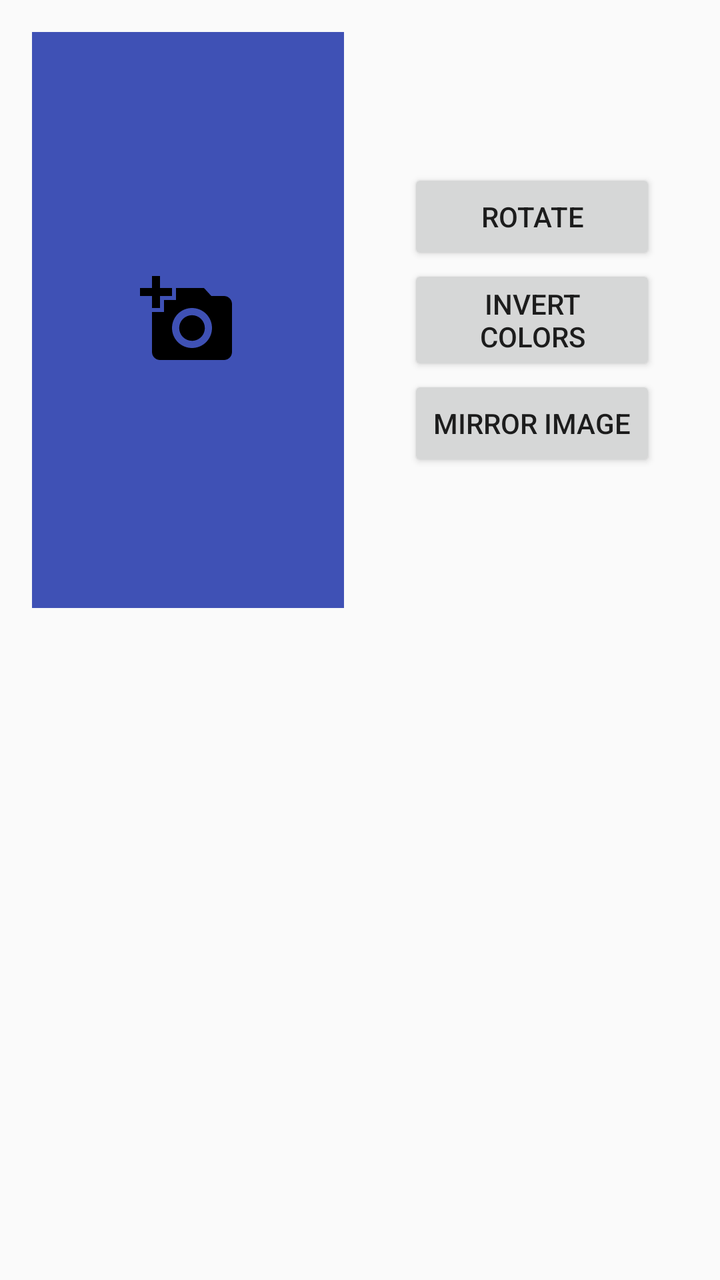
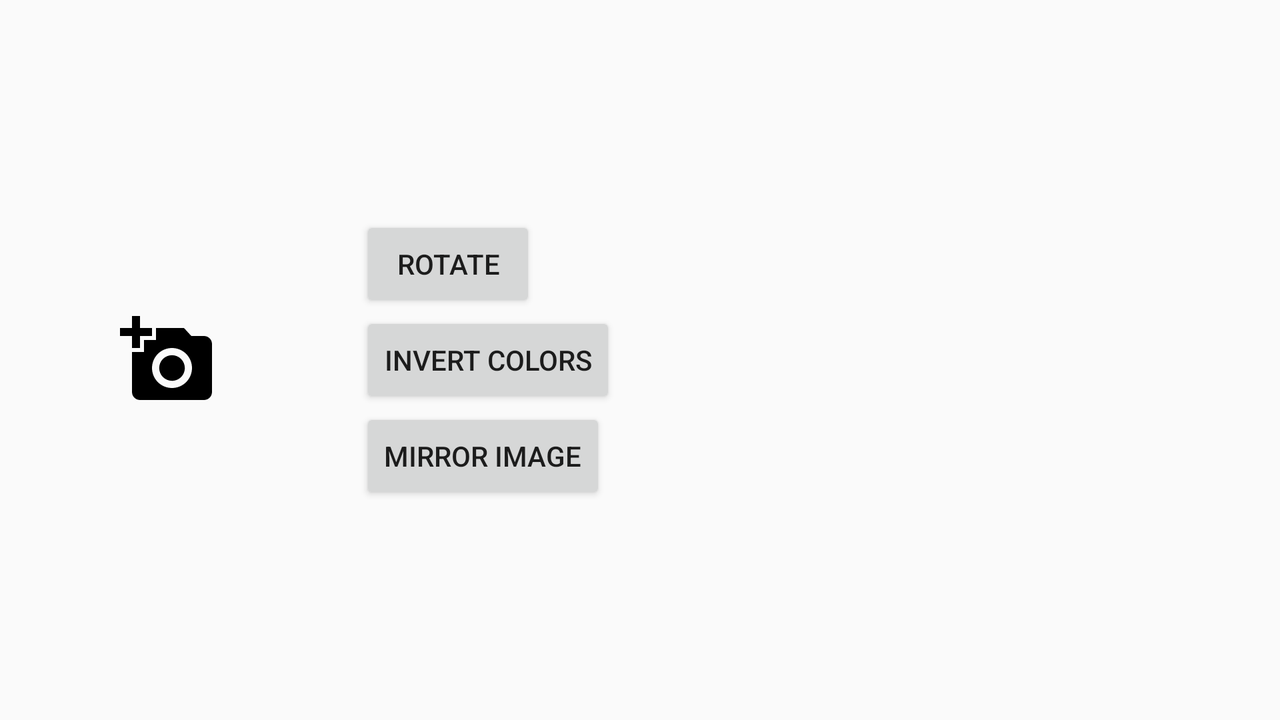

An Android layout and its configuration variant, each rendered on a device that would load it. The default file and the variant file are quoted in full after the pictures.
<!-- AndroidManifest.xml: application theme AppTheme -->
<!-- res/layout/fragment_main.xml -->
<?xml version="1.0" encoding="utf-8"?>
<layout xmlns:android="http://schemas.android.com/apk/res/android"
    xmlns:app="http://schemas.android.com/apk/res-auto">

    <LinearLayout
        android:layout_width="match_parent"
        android:layout_height="match_parent"
        android:orientation="vertical">

        <LinearLayout
            android:id="@+id/buttons_block"
            android:layout_width="match_parent"
            android:layout_height="0dp"
            android:layout_weight="1"
            android:gravity="center"
            android:orientation="horizontal"
            android:padding="@dimen/activity_horizontal_margin">

            <FrameLayout
                android:id="@+id/image_container"
                android:layout_width="0dp"
                android:layout_height="match_parent"
                android:layout_gravity="center_vertical"
                android:layout_marginEnd="@dimen/activity_horizontal_margin"
                android:layout_weight="1"
                android:background="@color/colorPrimary">

                <ImageButton
                    android:id="@+id/fragment_main_btn_exif"
                    style="@style/img_button_source"
                    android:layout_gravity="top|end"
                    android:contentDescription="@string/fragment_main_exif"
                    app:srcCompat="@drawable/ic_info" />

                <ImageButton
                    android:id="@+id/add_image_button"
                    style="@style/img_button_source"
                    android:layout_gravity="center"
                    android:contentDescription="@string/fragment_main_add_image"
                    app:srcCompat="@drawable/ic_add_a_photo" />

                <ImageView
                    android:id="@+id/main_image"
                    android:layout_width="match_parent"
                    android:layout_height="match_parent"
                    android:scaleType="centerInside" />
            </FrameLayout>

            <RelativeLayout
                android:layout_width="0dp"
                android:layout_height="match_parent"
                android:layout_weight="1"
                android:gravity="center"
                android:padding="@dimen/activity_horizontal_margin">

                <Button
                    android:id="@+id/fragment_main_btn_rotate"
                    android:layout_width="match_parent"
                    android:layout_height="wrap_content"
                    android:layout_above="@+id/fragment_main_btn_invert_colors"
                    android:text="@string/fragment_main_rotate" />

                <Button
                    android:id="@+id/fragment_main_btn_invert_colors"
                    android:layout_width="match_parent"
                    android:layout_height="wrap_content"
                    android:layout_centerVertical="true"
                    android:text="@string/fragment_main_invert_colors" />

                <Button
                    android:id="@+id/fragment_main_btn_mirror_image"
                    android:layout_width="match_parent"
                    android:layout_height="wrap_content"
                    android:layout_below="@+id/fragment_main_btn_invert_colors"
                    android:text="@string/fragment_main_mirror_image" />
            </RelativeLayout>
        </LinearLayout>

        <android.support.v7.widget.RecyclerView
            android:id="@+id/fragment_main_rv"
            android:layout_width="match_parent"
            android:layout_height="0dp"
            android:layout_weight="1" />

    </LinearLayout>
</layout>
<!-- resources referenced by this layout -->
<resources>
  <color name="colorPrimary">#3F51B5</color>
  <dimen name="activity_horizontal_margin">16dp</dimen>
  <!-- drawable ic_add_a_photo (drawable) -->
  <vector xmlns:android="http://schemas.android.com/apk/res/android"
      android:width="48dp"
      android:height="48dp"
      android:viewportHeight="24.0"
      android:viewportWidth="24.0">
      <path
          android:fillColor="#FF000000"
          android:pathData="M3,4L3,1h2v3h3v2L5,6v3L3,9L3,6L0,6L0,4h3zM6,10L6,7h3L9,4h7l1.83,2L21,6c1.1,0 2,0.9 2,2v12c0,1.1 -0.9,2 -2,2L5,22c-1.1,0 -2,-0.9 -2,-2L3,10h3zM13,19c2.76,0 5,-2.24 5,-5s-2.24,-5 -5,-5 -5,2.24 -5,5 2.24,5 5,5zM9.8,14c0,1.77 1.43,3.2 3.2,3.2s3.2,-1.43 3.2,-3.2 -1.43,-3.2 -3.2,-3.2 -3.2,1.43 -3.2,3.2z" />
  </vector>
  <string name="fragment_main_add_image">Add image</string>
  <string name="fragment_main_exif">EXIF</string>
  <string name="fragment_main_invert_colors">Invert colors</string>
  <string name="fragment_main_mirror_image">Mirror image</string>
  <string name="fragment_main_rotate">Rotate</string>
  <style name="img_button_source">
          <item name="android:layout_width">48dp</item>
          <item name="android:layout_height">48dp</item>
          <item name="android:background">@null</item>
      </style>
  <style name="AppTheme" parent="Theme.AppCompat.Light.NoActionBar">
          <item name="colorPrimary">@color/colorPrimary</item>
          <item name="colorPrimaryDark">@color/colorPrimaryDark</item>
          <item name="colorAccent">@color/colorAccent</item>
      </style>
  <color name="colorPrimaryDark">#303F9F</color>
  <color name="colorAccent">#FF4081</color>
</resources>
<!-- res/layout-land/fragment_main.xml (the repository's variant of the layout above) -->
<!-- drawn on the phone turned sideways -->
<?xml version="1.0" encoding="utf-8"?>
<layout xmlns:app="http://schemas.android.com/apk/res-auto"
    xmlns:android="http://schemas.android.com/apk/res/android">

    <LinearLayout
        android:layout_width="match_parent"
        android:layout_height="match_parent"
        android:orientation="horizontal"
        android:padding="@dimen/activity_base_padding">

        <LinearLayout
            android:layout_width="match_parent"
            android:layout_height="match_parent"
            android:layout_weight="2"
            android:orientation="horizontal">

            <FrameLayout
                android:layout_width="match_parent"
                android:layout_height="match_parent"
                android:layout_marginEnd="@dimen/activity_horizontal_margin"
                android:layout_marginRight="@dimen/activity_horizontal_margin"
                android:layout_weight="1">

                <ImageButton
                    android:id="@+id/add_image_button"
                    style="@style/img_button_source"
                    android:layout_gravity="center"
                    app:srcCompat="@drawable/ic_add_a_photo"
                    android:contentDescription="@string/fragment_main_add_image"/>

                <ImageView
                    android:id="@+id/main_image"
                    android:layout_width="match_parent"
                    android:layout_height="match_parent"/>
            </FrameLayout>

            <RelativeLayout
                android:id="@+id/buttons_block"
                android:layout_width="match_parent"
                android:layout_height="match_parent"
                android:layout_weight="1"
                android:gravity="center">

                <Button
                    android:id="@+id/fragment_main_btn_rotate"
                    android:layout_width="wrap_content"
                    android:layout_height="wrap_content"
                    android:text="@string/fragment_main_rotate"/>

                <Button
                    android:id="@+id/fragment_main_btn_invert_colors"
                    android:layout_width="wrap_content"
                    android:layout_height="wrap_content"
                    android:layout_below="@+id/fragment_main_btn_rotate"
                    android:text="@string/fragment_main_invert_colors"/>

                <Button
                    android:id="@+id/fragment_main_btn_mirror_image"
                    android:layout_width="wrap_content"
                    android:layout_height="wrap_content"
                    android:layout_below="@+id/fragment_main_btn_invert_colors"
                    android:text="@string/fragment_main_mirror_image"/>
            </RelativeLayout>
        </LinearLayout>

        <android.support.v7.widget.RecyclerView
            android:id="@+id/fragment_main_rv"
            android:layout_width="match_parent"
            android:layout_height="match_parent"
            android:layout_weight="2"/>

    </LinearLayout>
</layout>
<!-- resources referenced by the variant -->
<!-- as the phone turned sideways resolves them -->
<resources>
  <dimen name="activity_base_padding">16dp</dimen>
  <dimen name="activity_horizontal_margin">16dp</dimen>
  <!-- drawable ic_add_a_photo (drawable) -->
  <vector xmlns:android="http://schemas.android.com/apk/res/android"
      android:width="48dp"
      android:height="48dp"
      android:viewportHeight="24.0"
      android:viewportWidth="24.0">
      <path
          android:fillColor="#FF000000"
          android:pathData="M3,4L3,1h2v3h3v2L5,6v3L3,9L3,6L0,6L0,4h3zM6,10L6,7h3L9,4h7l1.83,2L21,6c1.1,0 2,0.9 2,2v12c0,1.1 -0.9,2 -2,2L5,22c-1.1,0 -2,-0.9 -2,-2L3,10h3zM13,19c2.76,0 5,-2.24 5,-5s-2.24,-5 -5,-5 -5,2.24 -5,5 2.24,5 5,5zM9.8,14c0,1.77 1.43,3.2 3.2,3.2s3.2,-1.43 3.2,-3.2 -1.43,-3.2 -3.2,-3.2 -3.2,1.43 -3.2,3.2z" />
  </vector>
  <string name="fragment_main_add_image">Add image</string>
  <string name="fragment_main_invert_colors">Invert colors</string>
  <string name="fragment_main_mirror_image">Mirror image</string>
  <string name="fragment_main_rotate">Rotate</string>
  <style name="img_button_source">
          <item name="android:layout_width">48dp</item>
          <item name="android:layout_height">48dp</item>
          <item name="android:background">@null</item>
      </style>
  <style name="AppTheme" parent="Theme.AppCompat.Light.NoActionBar">
          <item name="colorPrimary">@color/colorPrimary</item>
          <item name="colorPrimaryDark">@color/colorPrimaryDark</item>
          <item name="colorAccent">@color/colorAccent</item>
      </style>
  <color name="colorPrimary">#3F51B5</color>
  <color name="colorPrimaryDark">#303F9F</color>
  <color name="colorAccent">#FF4081</color>
</resources>
